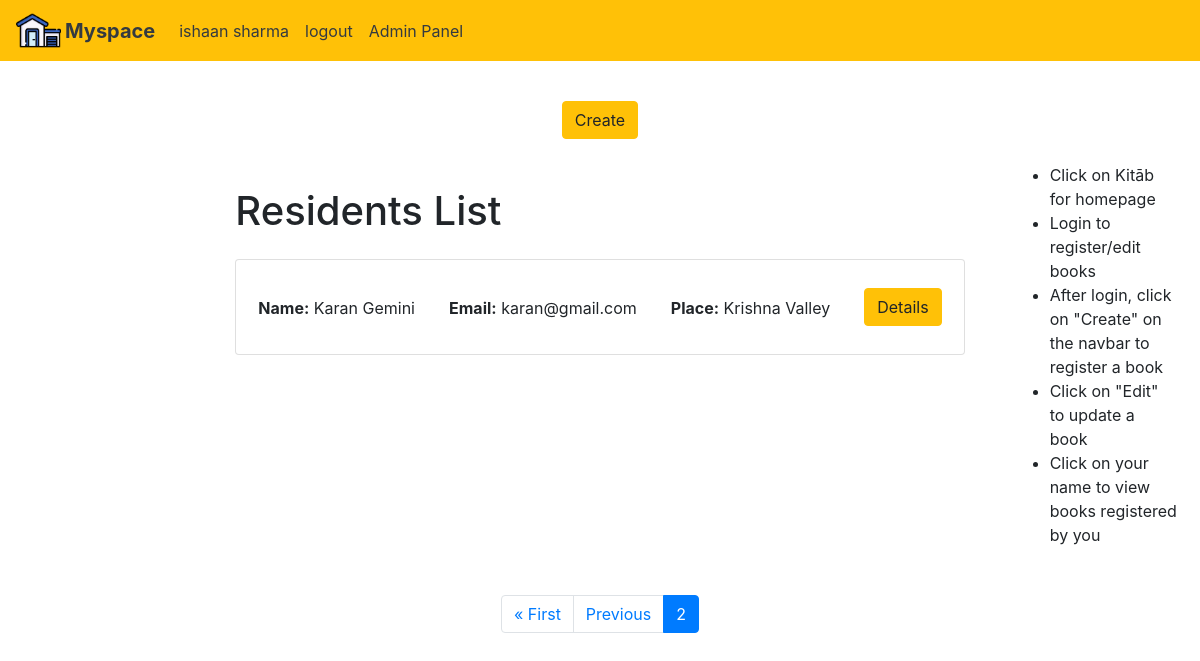
The page /resident-list/?page=2 (signed in) on the database its author committed.
### accounts/models.py (models this page shows, shortened)
class CustomUser(AbstractBaseUser, PermissionsMixin):
    email = models.EmailField(verbose_name='Email Address', max_length=255, unique=True)
    username = models.CharField(max_length=30, unique=True)
    full_name = models.CharField(max_length=255)
    contact_number = models.CharField(max_length=20)
    is_active = models.BooleanField(default=True)
    is_staff = models.BooleanField(default=False)
    objects = CustomUserManager()
    USERNAME_FIELD = 'email'
    REQUIRED_FIELDS = ['username', 'full_name', 'contact_number']

### resident_app/models.py (models this page shows, shortened)
class Resident(models.Model):
    resident_name = models.CharField(max_length=255)
    contact_number = models.CharField(max_length=255)
    email_id = models.EmailField()
    resident_building_name = models.CharField(max_length=255)
    date_of_birth = models.DateField()
    rent_amount = models.DecimalField(max_digits=10, decimal_places=2)
    token_amount = models.DecimalField(max_digits=10, decimal_places=2)
    contract_start_date = models.DateField()
    contract_end_date = models.DateField()
    move_in_date = models.DateField()
    move_out_date = models.DateField(null=True, blank=True)

### resident_app/views.py (the view, shortened to what this page needs)
# urls.py: path('resident-list/', ResidentListView.as_view(), name='resident_list'),
class ResidentListView(LoginRequiredMixin, PermissionRequiredMixin, ListView):
    model = Resident
    template_name = 'resident_app/listing.html'
    context_object_name = 'records'
    paginate_by = 5  # Number of items per page
    permission_required = 'resident_app.view_resident'  # Required permission
    def get_queryset(self):
        queryset = super().get_queryset().order_by('-pk')
        return queryset
    def get_context_data(self, **kwargs):
        context = super().get_context_data(**kwargs)
        queryset = self.get_queryset()
        paginator = Paginator(queryset, self.paginate_by)
        page_number = self.request.GET.get('page')
        page_obj = paginator.get_page(page_number)
        context['page_obj'] = page_obj
        return context

### templates/resident_app/listing.html (shortened to what this page needs)
{% extends 'base.html' %}
{% block body_block %}
<div class="row justify-content-center">
    <div class="col-auto">
        <a href="{% url 'resident_app:resident_create' %}" class="btn btn-warning my-3">Create</a>
    </div>
</div>
<div class="row mx-2">
    <div class="col-md-2 my-2"></div>
    <div class="col-md-8 my-2">
        <div class="container mt-4">
            <h1>Residents List</h1>
            <ul class="list-group mt-4">
                {% for record in records %}
                <li class="list-group-item">
                    <div class="row">
                        <div class="col-auto mt-4 mx-auto">
                            <strong>Name:</strong> {{ record.resident_name }}
                        </div>
                        <div class="col-auto mt-4 mx-auto">
                            <strong>Email:</strong> {{ record.email_id }}
                        </div>
                        <div class="col-auto mt-4 mx-auto">
                            <strong>Place:</strong> {{ record.resident_building_name }}
                        </div>
                        <div class="col-auto mx-auto">
                            <a href="{% url 'resident_app:resident_detail' pk=record.id %}" class="btn btn-warning my-3">Details</a>
                        </div>
                    </div>
                </li>
                {% endfor %}
            </ul>
        </div>
    </div>
    <div class="col-md-2 my-2">
        <ul>
            <li>Click on Kitāb for homepage</li>
            <li>Login to register/edit books</li>
            <li>After login, click on "Create" on the navbar to register a book</li>
            <li>Click on "Edit" to update a book</li>
            <li>Click on your name to view books registered by you</li>
          </ul>
    </div>
</div>
<nav aria-label="Page navigation" class="mt-4">
    <ul class="pagination justify-content-center">
        {% if page_obj.has_previous %}
        <li class="page-item"><a class="page-link" href="?page=1">&laquo; First</a></li>
        <li class="page-item"><a class="page-link" href="?page={{ page_obj.previous_page_number }}">Previous</a>
        </li>
        {% endif %}
        <li class="page-item active"><a class="page-link" href="#">{{ page_obj.number }}</a></li>
    </ul>
</nav>
{% endblock %}

### templates/base.html (shortened to what this page needs)
{% load static %}
<!doctype html>
<html lang="en">
  <head>
    <link rel="stylesheet" href="https://cdn.jsdelivr.net/npm/bootstrap@4.0.0/dist/css/bootstrap.min.css">
  </head>
  <body>
    <nav class="navbar navbar-expand-lg navbar-dark bg-warning mb-4">
        <img src="{% static 'base/house.png' %}" alt="My Image" style="height: 45px; width: auto;">
        <a class="navbar-brand ml-1 text-dark" href="{% url 'resident_app:home' %}"><strong>Myspace</strong></a>
        <div class="collapse navbar-collapse" id="navbarSupportedContent">
          <ul class="navbar-nav mr-auto">
            {% if user.is_authenticated %}
            <li class="nav-item active">
            <a class="nav-link text-dark" href="#">{{ request.user.full_name }} <span class="sr-only">(current)</span></a>
            </li>
            <li class="nav-item active">
            <a class="nav-link text-dark" href="{% url 'accounts_app:logout' %}">logout <span class="sr-only">(current)</span></a>
            </li>
            <li class="nav-item active">
            <a class="nav-link text-dark" href="{% url 'admin:index' %}">Admin Panel <span class="sr-only">(current)</span></a>
            </li>
            {% else %}
            <li class="nav-item active">
              <a class="nav-link text-dark" href="{% url 'admin:index' %}">Admin Panel <span class="sr-only">(current)</span></a>
              </li>
            {% endif %}
          </ul>
        </div>
      </nav>
      {% block body_block %}
        {% endblock %}
  </body>
</html>

### rows shown on the page
CustomUser: user.full_name "ishaan sharma"
Resident: resident_name "Karan Gemini", email_id "karan@gmail.com", resident_building_name "Krishna Valley"

### other values the page prints
{{ page_obj.number }} "2"
